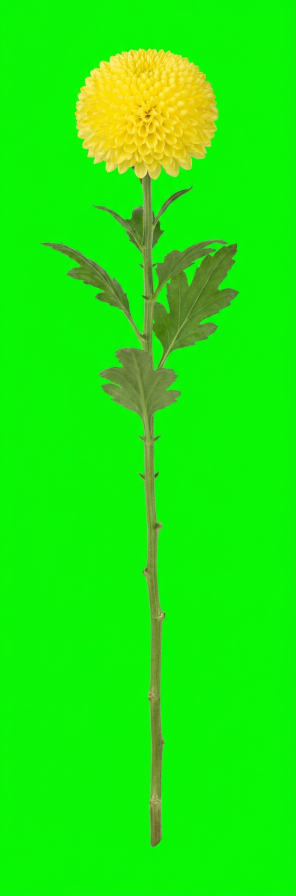
#> input picture builder/incoming/chrysanthemum_yellow-stem.jpg, 592 x 1792 px, found by its file name (shown at 1/2 size)
$ python extract_stems.py
#> lines starting #> are read from the running program, lines starting #| are printed output that depends on the picture; after the words box and inside, x2 and y2 are one past the last pixel; in counts of white or black regions, pixels touching at a corner belong together
"""
Split each side-view stem photo into the Classic pair the renderer expects.

The renderer draws the two layers from ONE source transform:
    classicStem  = the whole source frame, drawn at -bloomCenter
    classicBloom = just the flower, drawn centred on the node
so both must share the same pixel space. That is why the stem file keeps the
full frame instead of being cropped to the bare stalk.

stemCutY is found from the alpha width profile: the bloom is wide, the stalk
below it is narrow, so the cut is the first row after the widest part where the
width collapses under a fraction of the bloom's own width and stays there.
"""
import os, json
import numpy as np
from PIL import Image

PAD = 5           # bloomPadding, matches the shipped assets
OVERLAP = 8       # joinOverlap, keeps the neck seamless
TARGET_H = 1200   # keeps file size near the existing sources

def key_distance(rgb):
    h, w, _ = rgb.shape
    k = max(8, min(h, w) // 40)
    corners = np.concatenate([
        rgb[:k, :k].reshape(-1, 3), rgb[:k, -k:].reshape(-1, 3),
        rgb[-k:, :k].reshape(-1, 3), rgb[-k:, -k:].reshape(-1, 3)])
    screen = np.median(corners, axis=0)
    dist = np.linalg.norm(rgb.astype(np.float32) - screen, axis=2)
    bg = np.clip((100.0 - dist) / 55.0, 0, 1)
    return 1.0 - bg, screen

def despill(rgb, screen, alpha):
    """Fringe-only green correction. Capping the whole subject turns a yellow
       petal orange (measured: hue 33 deg from a clean lemon source)."""
    out = rgb.astype(np.float32).copy()
    if screen[1] > max(screen[0], screen[2]) + 40:      # green screen
        g = out[..., 1]
        cap = (out[..., 0] + out[..., 2]) / 2.0 + 12
        fringe = (alpha > 0.02) & (alpha < 0.92)
        w = np.zeros_like(g)
        w[fringe] = 1.0 - alpha[fringe] / 0.92
        over = g > cap
        g[over] = g[over] * (1 - w[over]) + cap[over] * w[over]
    return np.clip(out, 0, 255).astype(np.uint8)

def find_cut(alpha, rgb):
    """Row where the bloom ends and the leafy stalk begins.

    Colour first: a chrysanthemum's leaves are as WIDE as its pompon, so a pure
    width profile cut below the lowest leaf (measured: y=618 of 1200, far too
    low). Petals are never green-dominant, so the last row holding a real run of
    non-green subject pixels is the true base of the flower.

    Greenery has no such colour break, so it falls back to the width collapse.
    """
    solid = alpha > 0.35
    rows_with = np.where(solid.any(axis=1))[0]
    if len(rows_with):
        # The very top of the frame is always flower, never stalk: sample its
        # colour there, then follow that colour down. A "not green" test fails
        # because woody stalks are brown (140,130,60) and read as petal.
        top = rows_with[:max(6, int(len(rows_with) * 0.08))]
        band = rgb[top][solid[top]]
        if len(band):
            bloom_rgb = np.median(band, axis=0)
            near = solid & (np.linalg.norm(rgb - bloom_rgb, axis=2) < 78)
            per_row = near.sum(axis=1)
            if per_row.max() >= 12:
                floor = max(4, per_row.max() * 0.08)
                keep = np.where(per_row >= floor)[0]
                if len(keep):
                    # stop at the first gap: petals are contiguous
                    end = keep[0]
                    for y in keep:
                        if y - end > 25:
                            break
                        end = y
                    return int(end) + 1
    width = solid.sum(axis=1).astype(float)
    peak = int(width.argmax())
    thresh = width[peak] * 0.30
    for y in range(peak, len(width)):
        if width[y] < thresh and width[y:y + 40].max() < thresh:
            return y
    return int(len(width) * 0.35)

def process(name, src, out_bloom, out_stem):
    rgb = np.asarray(Image.open(src).convert('RGB')).astype(np.int16)
    alpha, screen = key_distance(rgb)
    alpha = np.clip((alpha - 0.10) / 0.80, 0, 1)
    rgb8 = despill(rgb, screen, alpha)

    ys, xs = np.where(alpha > 0.10)
    x0, x1, y0, y1 = xs.min(), xs.max(), ys.min(), ys.max()
    rgb8, alpha = rgb8[y0:y1+1, x0:x1+1], alpha[y0:y1+1, x0:x1+1]

    src_im = Image.fromarray(np.dstack([rgb8, (alpha*255).astype(np.uint8)]), 'RGBA')
    s = TARGET_H / src_im.size[1]
    if s < 1:
        src_im = src_im.resize((max(1, round(src_im.size[0]*s)),
                                max(1, round(src_im.size[1]*s))), Image.LANCZOS)
    A = np.asarray(src_im)[..., 3].astype(np.float32) / 255
    W, H = src_im.size

    cut = find_cut(A, np.asarray(src_im)[..., :3].astype(np.int16))
    band = A[:cut + OVERLAP]
    bys, bxs = np.where(band > 0.10)
    bx0, bx1 = int(bxs.min()), int(bxs.max()) + 1

    bloom = src_im.crop((bx0 - PAD, -PAD, bx1 + PAD, cut + PAD))
    stem_col = A[cut:]
    sys_, sxs_ = np.where(stem_col > 0.30)
    stem_base_x = float(np.median(sxs_[sys_ > (stem_col.shape[0] - 30)])) if len(sys_) else W / 2
    last = int(np.where(A.sum(axis=1) > 0)[0].max())

    src_im.save(out_stem, 'WEBP', quality=92, method=6)
    bloom.save(out_bloom, 'WEBP', quality=92, method=6)

    return {
        'classicBloom': out_bloom, 'classicStem': out_stem,
        'bloomWidth': bloom.size[0], 'bloomHeight': bloom.size[1],
        'sourceWidth': W, 'sourceHeight': H,
        'sourceBloomBox': [bx0, 0, bx1, cut],
        'bloomCenter': [round((bx0 + bx1) / 2, 1), round(cut / 2, 1)],
        'stemBase': [round(stem_base_x, 1), last],
        'stemCutY': int(cut), 'joinOverlap': OVERLAP, 'bloomPadding': PAD,
        'classicAvailable': True,
    }

JOBS = [
    ('chrysanthemum_yellow', 'chrysanthemum_yellow-stem.jpg'),
    ('spray_rose',           'spray_rose-stem.jpg'),
    ('statice_purple',       'statice_purple-stem.jpg'),
    ('eucalyptus',           'eucalyptus-stem.jpg'),
    ('rose_cream',           'rose_cream-stem.jpg'),
    ('stock_yellow',         'stock_yellow-stem.jpg'),
]

if __name__ == '__main__':
    out = {}
    print('%-22s %10s %10s %8s %10s' % ('asset', 'source', 'bloom', 'cutY', 'stemBase'))
    for name, f in JOBS:
        r = process(name, os.path.join('incoming', f),
                    'assets/classic/%s-bloom.webp' % name,
                    'assets/classic/%s-stem.webp' % name)
#> in key_distance, `corners = np.concatenate([ rgb[:k, :k].reshape(-1, 3), rgb[:k, -k:].re..`: corners = 784 rows, first 8: [5, 251, 2], [6, 252, 5], [6, 248, 4], [6, 248, 6], [6, 248, 6], [6, 248, 4], [8, 247, 4], [7, 247, 2]
#> in key_distance, `screen = np.median(corners, axis=0)`: screen = [10, 244, 6]
#> in process, `alpha, screen = key_distance(rgb)`:
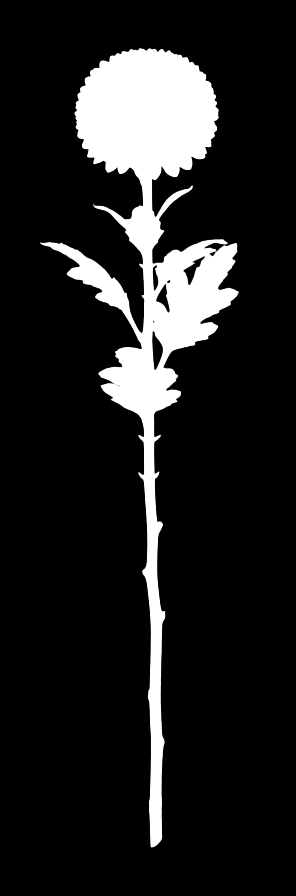
#> alpha: shape (1792, 592) float64 (shown at 1/2 size); min 0, max 1, mean 0.13
#> in despill, `fringe = (alpha > 0.02) & (alpha < 0.92)`:
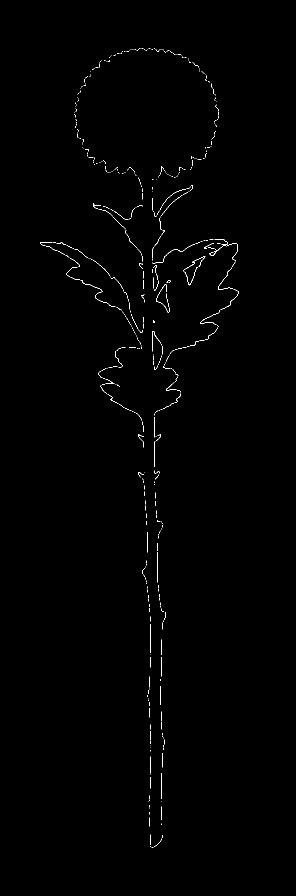
#> fringe: shape (1792, 592) bool (shown at 1/2 size); 0.48% white in thin lines or dots, all inside (x1, y1, x2, y2) = (80, 96, 478, 1695)
#> in despill, `over = g > cap`: over: shape (1792, 592) bool; every value is 1
#> in despill, `g[over] = g[over] * (1 - w[over]) + cap[over] * w[over]`:
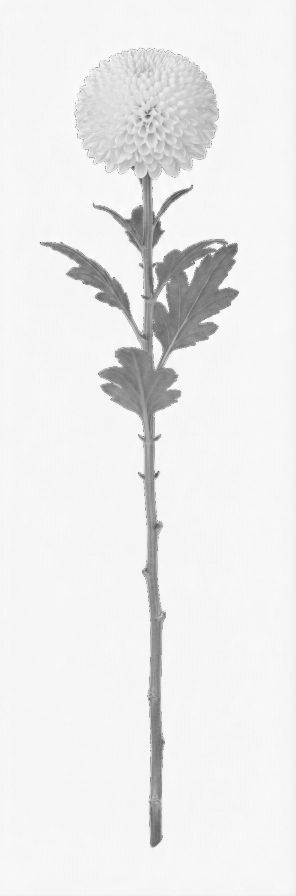
#> g: shape (1792, 592) float32 (shown at 1/2 size); min 47.62, max 255, mean 235.3
#> in process, `x0, x1, y0, y1 = xs.min(), xs.max(), ys.min(), ys.max()`: x0 = 80; x1 = 477; y0 = 96; y1 = 1694
#> in find_cut, `solid = alpha > 0.35`:
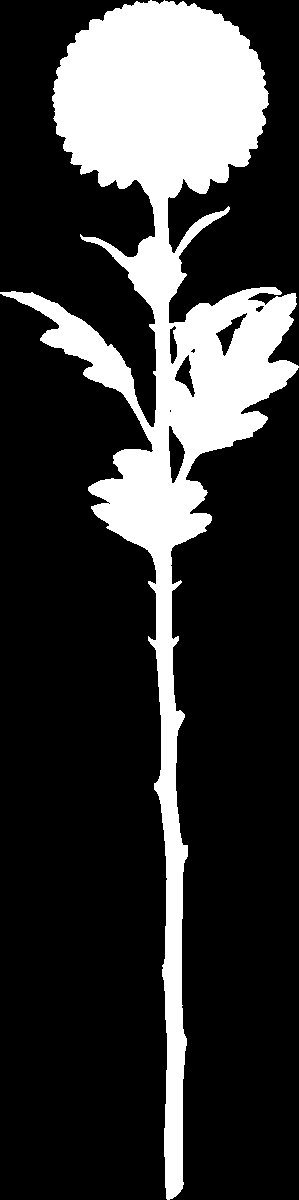
#> solid: shape (1200, 299) bool; 21.9% white; 1 white region, box (x1, y1, x2, y2) and area: (0, 0, 299, 1200) 78496
#> in find_cut, `rows_with = np.where(solid.any(axis=1))[0]`: rows_with = 1200 values from 0 to 1199
#> in find_cut, `top = rows_with[:max(6, int(len(rows_with) * 0.08))]`: top = 96 values from 0 to 95
#> in find_cut, `bloom_rgb = np.median(band, axis=0)`: bloom_rgb = [244, 218, 29]
#> in find_cut, `near = solid & (np.linalg.norm(rgb - bloom_rgb, axis=2) < 78)`:
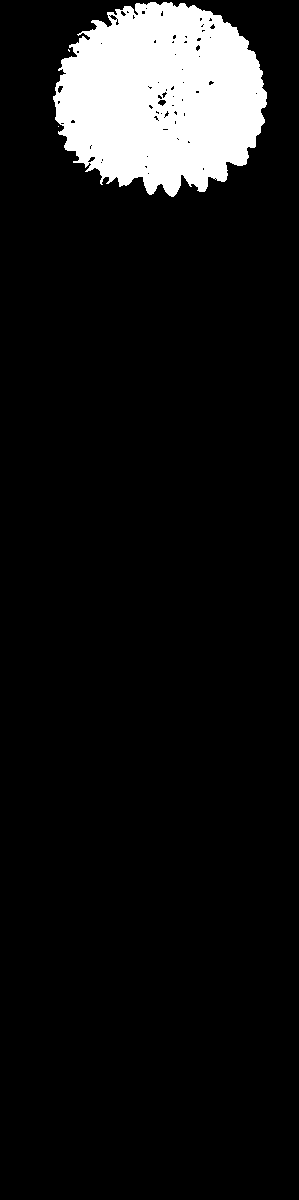
#> near: shape (1200, 299) bool; 8.6% white; 3 white regions (2 under 20 px), largest, box (x1, y1, x2, y2) and area: (53, 2, 267, 197) 30885
#> in find_cut, `per_row = near.sum(axis=1)`: per_row = 1200 values, max 212 at index 98, min 0 at index 0, mean 25.74
#> in find_cut, `floor = max(4, per_row.max() * 0.08)`: floor = 16.96
#> in find_cut, `keep = np.where(per_row >= floor)[0]`: keep = 190 values from 3 to 192
#> in find_cut, `end = keep[0]`: end = 3
#> in process, `cut = find_cut(A, np.asarray(src_im)[..., :3].astype(np.int16))`: cut = 193
#> in process, `band = A[:cut + OVERLAP]`:
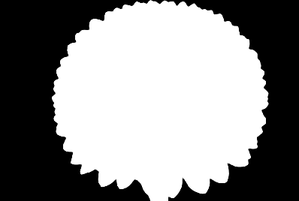
#> band: shape (201, 299) float32; min 0, max 1, mean 0.549
#> in process, `bx0, bx1 = int(bxs.min()), int(bxs.max()) + 1`: bx0 = 51; bx1 = 269
#> in process, `stem_col = A[cut:]`:
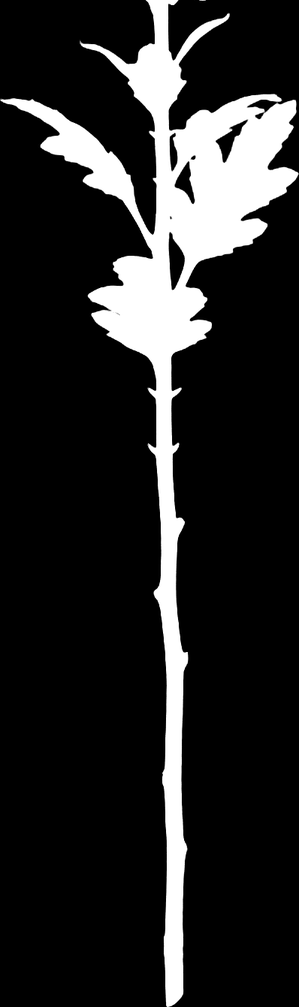
#> stem_col: shape (1007, 299) float32; min 0, max 1, mean 0.149
#> in process, `stem_base_x = float(np.median(sxs_[sys_ > (stem_col.shape[0] - 30)])) ..`: stem_base_x = 173
#> in process, `last = int(np.where(A.sum(axis=1) > 0)[0].max())`: last = 1199
        out[name] = r
        print('%-22s %10s %10s %8d %10s' % (
            name, '%dx%d' % (r['sourceWidth'], r['sourceHeight']),
            '%dx%d' % (r['bloomWidth'], r['bloomHeight']), r['stemCutY'], r['stemBase']))
#| chrysanthemum_yellow     299x1200    228x203      193 [173.0, 1199]
#> pass 2 of the loop `for name, f in JOBS:`:
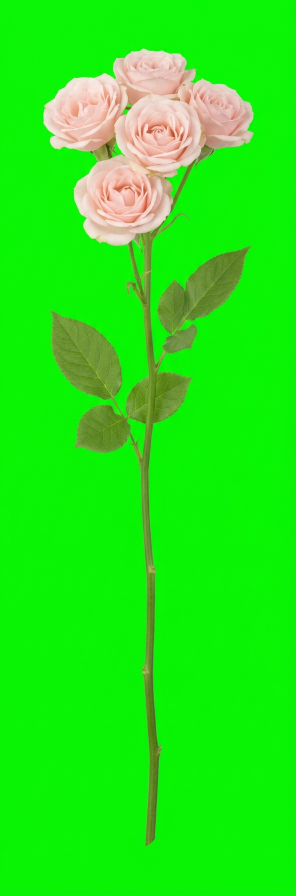
#> input picture builder/incoming/spray_rose-stem.jpg, 592 x 1792 px, found by its file name (shown at 1/2 size)
#> corners = 784 rows, first 8: [6, 250, 5], [6, 248, 4], [7, 246, 5], [8, 245, 5], [8, 247, 6], [7, 246, 5], [10, 245, 5], [8, 245, 5]
#> in process (call 2), `alpha, screen = key_distance(rgb)`: screen = [10, 242, 7]
#> fringe: shape (1792, 592) bool; 0.55% white in thin lines or dots, all inside (x1, y1, x2, y2) = (86, 96, 508, 1693)
#> over: shape (1792, 592) bool; 91.6% white; 3 black regions (2 under 20 px), largest, box (x1, y1, x2, y2) and area: (89, 99, 505, 489) 88615
#> in despill (call 2), `g[over] = g[over] * (1 - w[over]) + cap[over] * w[over]`:
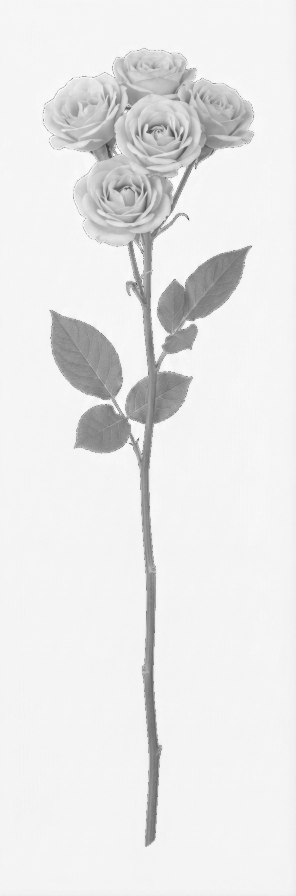
#> g: shape (1792, 592) float32 (shown at 1/2 size); min 50.24, max 255, mean 231.9
#> x0 = 86; x1 = 507; y1 = 1692
#> rgb8: shape (1597, 422, 3)
#> A: shape (1200, 317) float32
#> solid: shape (1200, 317) bool; 25.8% white; 1 white region, box (x1, y1, x2, y2) and area: (0, 0, 317, 1200) 97972
#> near: shape (1200, 317) bool; 12.2% white; 4 white regions (3 under 20 px), largest, box (x1, y1, x2, y2) and area: (1, 2, 316, 297) 46425
#> cut = 295
#> band: shape (303, 317) float32
#> bx0 = 0; bx1 = 317
#> bloom: PIL image 327x305 RGBA
#> in process (call 2), `stem_col = A[cut:]`:
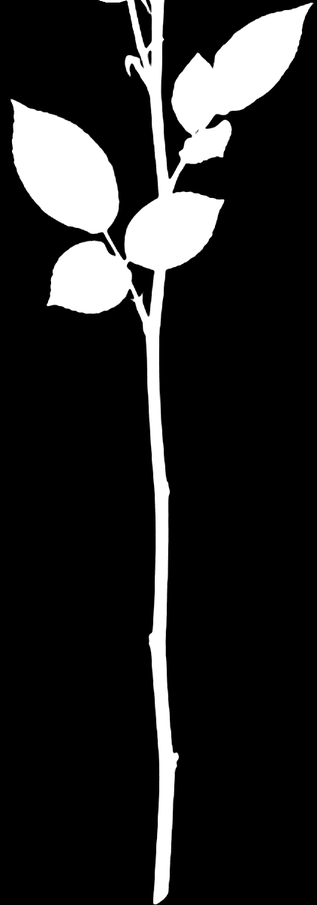
#> stem_col: shape (905, 317) float32; min 0, max 1, mean 0.147
#> stem_base_x = 160
#| spray_rose               317x1200    327x305      295 [160.0, 1199]
#> (the run stopped early here; a loop or call above may not have finished)
